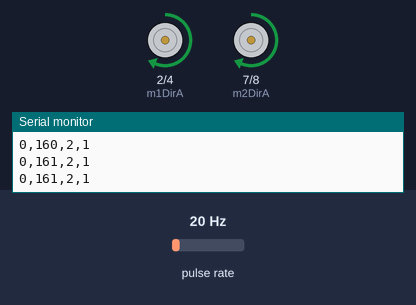
The sketch below on a simulated Arduino Uno, built with avr-gcc and run on an emulated ATmega328P. Shown: motor-driver pin pairs drawn as motors (green arrow = first pin HIGH = forward, orange = second pin HIGH = backward, longer = more drive, scaled by the enable pin), the last lines printed to the serial monitor. Wiring (inferred from the names in the program): pulse sensor: data pin 3. The test bench sets the inputs (shaded band); at power-on: pulse rate 20 Hz.

Above: at 1.27 s.
1.3 s: pulse rate (sensor on pin 3) set to 150 Hz
4.3 s: pulse rate (sensor on pin 3) set to 4 Hz
7.3 s: pulse rate (sensor on pin 3) set to 100 Hz
At 19.3 s:
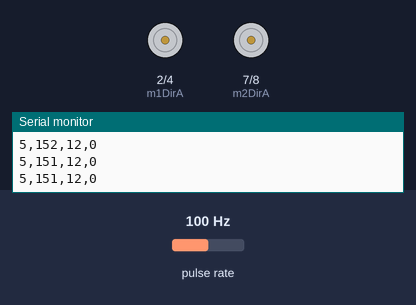
Timing chart, 0 to 20.8 s (numbered marks = the images above; inputs shaded):
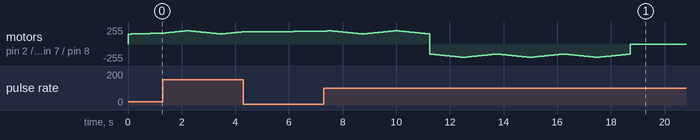

The sketch:

profiler.ino
```cpp
unsigned long duration;
unsigned long rpm;
int m1DirA, m1DirB, m1Diag, m2DirA, m2DirB, m1PWM, m2PWM, m2Diag, m1CS, m2CS;

int m2Enc;
void setup() {
  Serial.begin(9600);
  // put your setup code here, to run once:

  m1DirA = 2;
  m1DirB = 4;
  m1Diag = 6;
  m2DirA = 7;
  m2DirB = 8;
  m1PWM = 9;
  m2PWM = 10;
  m2Diag = 12;
  m1CS = A0;
  m2CS = A1;
  m2Enc = 3;
  pinMode(m1DirA,OUTPUT);
  pinMode(m1DirB,OUTPUT);
  pinMode(m2DirA,OUTPUT);
  pinMode(m2DirB,OUTPUT);
  pinMode(m1PWM,OUTPUT);
  pinMode(m2PWM,OUTPUT);
  pinMode(m2Enc,INPUT);
}
int i,j,k, power, commence = 150, terminate = 200, numberOfSamples = 2, numberOfCycles = 3, del = 0;//test motors
//int i,j,k, power, commence = 35, terminate = 255, numberOfSamples = 25, numberOfCycles = 3, del = 25;
bool forward;
void loop() {
  // put your main code here, to run repeatedly:
  Serial.println("run,power,rpm,direction");
  for(k=0;k<numberOfCycles*2;k++)
  {
    for(i=commence;i<terminate+(terminate-commence);i++)
    {

      if(i>terminate)
      {
        power = terminate-(i-terminate);
      }
      else
      {
        power = i;
      }
      for(j=0;j<numberOfSamples;j++)
      {
        if(k*2<numberOfCycles*2)
        {
          forward = true;
        }
        else
        {
          forward = false;
        }
        drive(m1DirA, m1DirB, forward);
        drive(m2DirA, m2DirB, forward);
        analogWrite(m2PWM,power);
        analogWrite(m1PWM,power);
        duration = pulseIn(m2Enc, HIGH);
        rpm = calculateRpm(duration);
        Serial.print(k);
        Serial.print(",");
        Serial.print(power);
        Serial.print(",");
        Serial.print(rpm);
        Serial.print(",");
        Serial.println(forward);
        delay(del);
      }
    }
  }

  analogWrite(m2PWM,0);
  analogWrite(m1PWM,0);
  delay(1000000);
}

void drive(int a, int b, bool dir)
{
  if(dir)
  {
    digitalWrite(a,HIGH);
    digitalWrite(b,LOW);
  }
  else
  {
    digitalWrite(a,LOW);
    digitalWrite(b,HIGH);
  }
}
unsigned long calculateRpm(unsigned long i)
{
  duration = i;
  rpm = 36000000/562.25/duration;
  return rpm;
}
```
